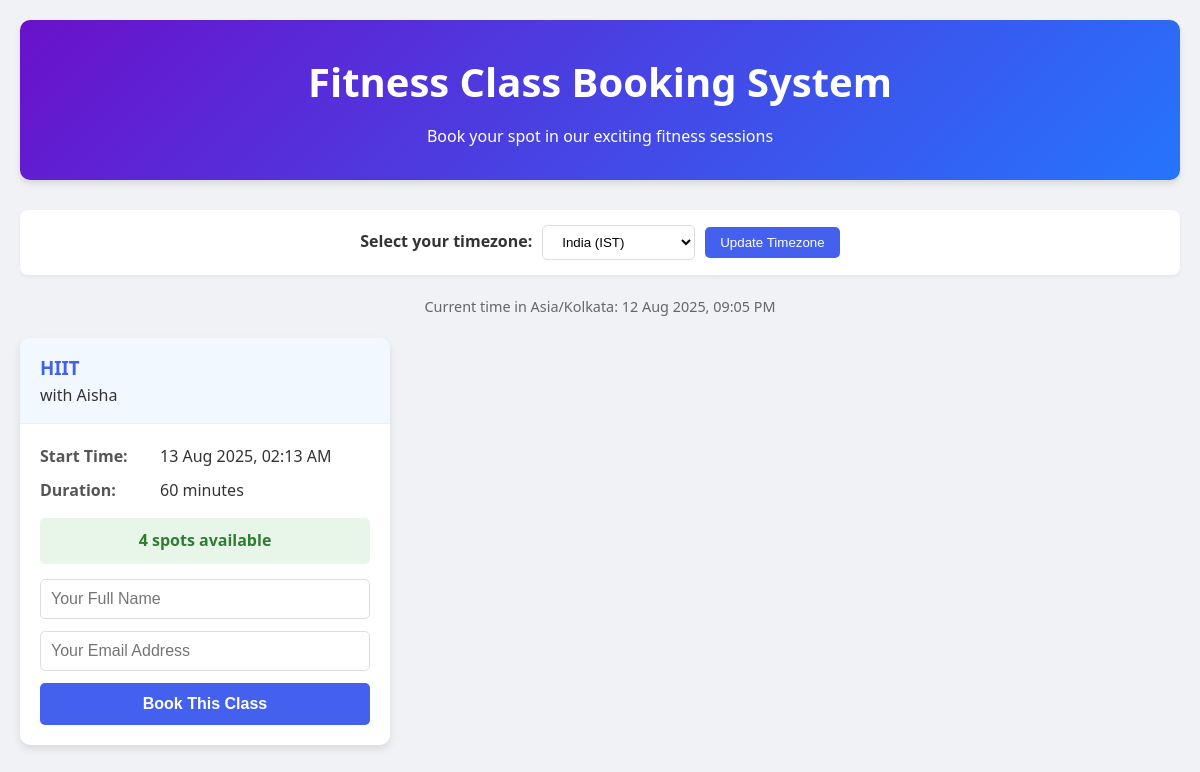
The app's page /, older data.
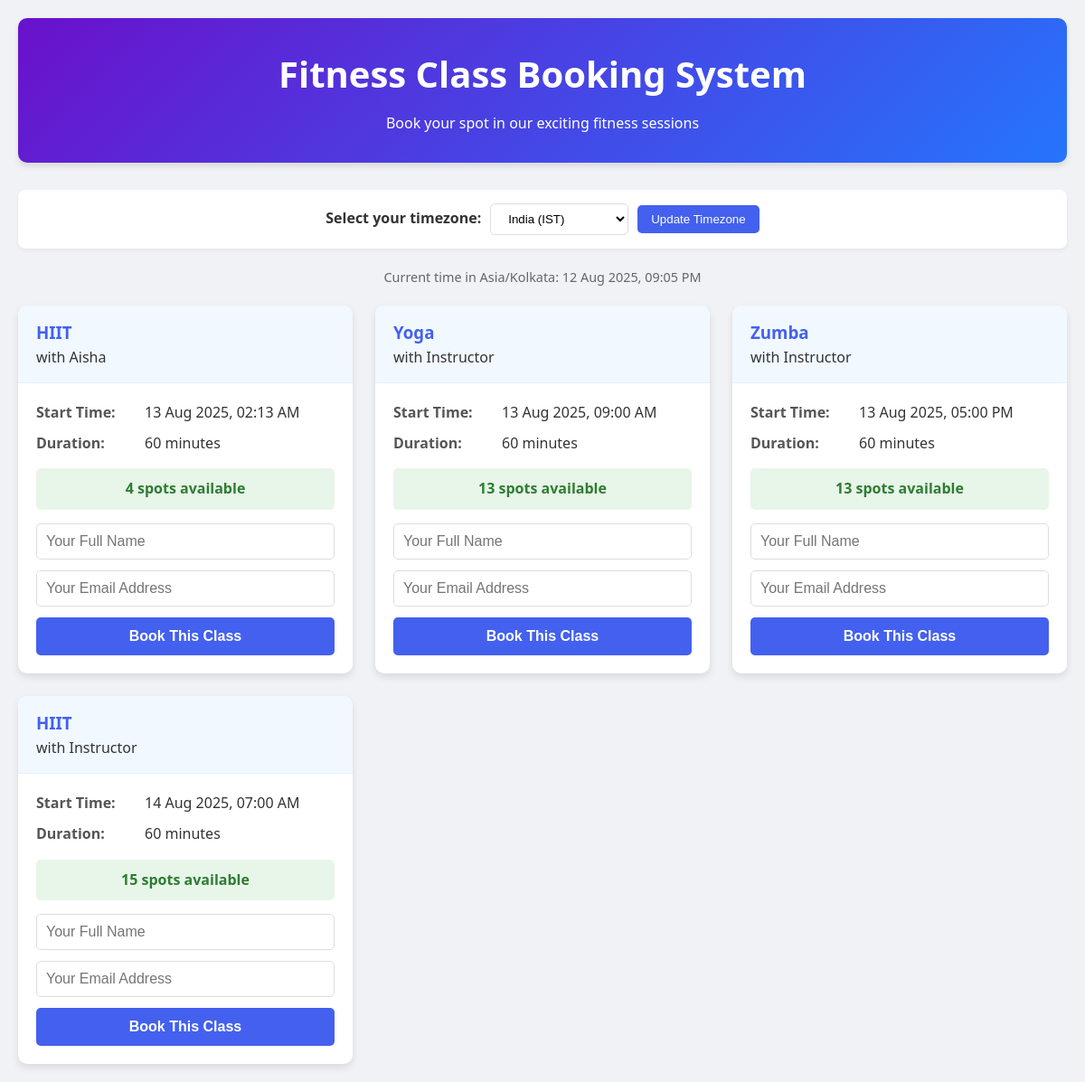
The same page, newer data.
### tables this page shows
CREATE TABLE classes (
    id INTEGER PRIMARY KEY AUTOINCREMENT,
    name TEXT NOT NULL,
    instructor TEXT NOT NULL,
    start_utc TEXT NOT NULL,
    capacity INTEGER NOT NULL
);

### main.py (the view)
@app.get("/", response_class=HTMLResponse)
def home(request: Request, tz: str = "Asia/Kolkata", message: str = None, status: str = None):
    try:
        target_tz = pytz.timezone(tz)
    except pytz.UnknownTimeZoneError:
        tz = "Asia/Kolkata"
        target_tz = pytz.timezone(tz)
    now_utc = datetime.now(pytz.UTC)
    classes_data = []
    for r in list_classes():
        class_start_utc = datetime.fromisoformat(r["start_utc"].replace('Z', '+00:00'))
        if class_start_utc < now_utc:
            continue
        local_start = class_start_utc.astimezone(target_tz)
        bookings = [b for b in _load_bookings() if b["class_id"] == r["id"]]
        available = max(0, r["capacity"] - len(bookings))
        classes_data.append({
            "id": r["id"],
            "name": r["name"],
            "instructor": r["instructor"],
            "start": local_start.strftime("%d %b %Y, %I:%M %p"),
            "available": available
        })
    classes_data.sort(key=lambda x: datetime.strptime(x["start"], "%d %b %Y, %I:%M %p"))
    return templates.TemplateResponse(
    "classes.html",
    {
        "request": request,
        "classes": classes_data,
        "current_tz": tz,
        "message": message,
        "status": status,
        "now": datetime.now(target_tz).strftime("%d %b %Y, %I:%M %p")
    }
)

### templates/classes.html (shortened to what this page needs)
<!DOCTYPE html>
<html lang="en">
<head>
</head>
<body>
    <div class="container">
        <header>
            <h1>Fitness Class Booking System</h1>
            <p>Book your spot in our exciting fitness sessions</p>
        </header>
        <div class="timezone-selector">
            <label for="timezone">Select your timezone:</label>
            <select id="timezone" name="timezone">
                <option value="Asia/Kolkata" {% if current_tz == "Asia/Kolkata" %}selected{% endif %}>India (IST)</option>
            </select>
            <button onclick="updateTimezone()">Update Timezone</button>
        </div>
        <div class="current-time">
            Current time in {{ current_tz }}: {{ now }}
        </div>
        {% if classes %}
        <div class="cards-container">
            {% for c in classes %}
            <div class="class-card">
                <div class="class-header">
                    <h3>{{ c.name }}</h3>
                    <p>with {{ c.instructor }}</p>
                </div>
                <div class="class-body">
                    <div class="class-info">
                        <div>
                            <strong>Start Time:</strong>
                            <span>{{ c.start }}</span>
                        </div>
                        <div>
                            <strong>Duration:</strong>
                            <span>60 minutes</span>
                        </div>
                    </div>
                    <div class="availability {% if c.available > 0 %}available{% else %}full{% endif %}">
                        {% if c.available > 0 %}
                            {{ c.available }} spot{{ 's' if c.available > 1 }} available
                        {% else %}
                            Class is fully booked
                        {% endif %}
                    </div>
                    {% if c.available > 0 %}
                    <form class="booking-form">
                        <input type="text" name="name" placeholder="Your Full Name" required>
                        <input type="email" name="email" placeholder="Your Email Address" required>
                        <button type="submit">Book This Class</button>
                    </form>
                    {% else %}
                    <p style="text-align:center; color:#999;">This class is currently full. Please check back later.</p>
                    {% endif %}
                </div>
            </div>
            {% endfor %}
        </div>
        {% else %}
        <p style="text-align:center; font-size: 18px; color: #666;">No upcoming classes available at this time.</p>
        <p style="text-align:center; color: #999;">Please check back later for new class schedules.</p>
        {% endif %}
    </div>
</body>
</html>

### templates/classes.html (style rules this page uses)
:root { --primary: #4361ee; --secondary: #3f37c9; --success: #4cc9f0; --danger: #f72585; --warning: #f8961e; --light: #f8f9fa; --dark: #212529; }
* { box-sizing: border-box; margin: 0; padding: 0; }
body { font-family: 'Segoe UI', Tahoma, Geneva, Verdana, sans-serif; background-color: #f0f2f5; color: #333; line-height: 1.6; }
.container { max-width: 1200px; margin: auto; padding: 20px; }
header { text-align: center; margin-bottom: 30px; padding: 30px 20px; background: linear-gradient(135deg, #6a11cb 0%, #2575fc 100%); color: white; border-radius: 10px; box-shadow: 0 4px 6px rgba(0,0,0,0.1); }
header h1 { font-size: 2.5rem; margin-bottom: 10px; }
.timezone-selector { display: flex; justify-content: center; gap: 10px; margin-bottom: 20px; align-items: center; background-color: white; padding: 15px; border-radius: 8px; box-shadow: 0 2px 4px rgba(0,0,0,0.05); }
.timezone-selector label { font-weight: bold; }
.timezone-selector select { padding: 8px 15px; border-radius: 5px; border: 1px solid #ddd; background-color: white; }
.timezone-selector button { padding: 8px 15px; background-color: var(--primary); color: white; border: none; border-radius: 5px; cursor: pointer; transition: background-color 0.3s; }
.current-time { text-align: center; margin: 10px 0; font-size: 0.9rem; color: #666; }
.cards-container { display: grid; grid-template-columns: repeat(auto-fill, minmax(350px, 1fr)); gap: 25px; margin-top: 20px; }
.class-card { background: white; border-radius: 10px; overflow: hidden; box-shadow: 0 4px 8px rgba(0,0,0,0.1); transition: transform 0.3s ease, box-shadow 0.3s ease; }
.class-header { padding: 15px 20px; background-color: #f1f8ff; border-bottom: 1px solid #e3f2fd; }
.class-header h3 { margin: 0; color: var(--primary); }
.class-body { padding: 20px; }
.class-info { margin-bottom: 15px; }
.class-info div { margin-bottom: 8px; display: flex; }
.class-info strong { width: 120px; color: #555; }
.booking-form { display: flex; flex-direction: column; gap: 12px; }
.booking-form input { padding: 10px; border: 1px solid #ddd; border-radius: 5px; font-size: 16px; }
.booking-form button { padding: 12px; background-color: var(--primary); color: white; border: none; border-radius: 5px; font-weight: bold; font-size: 16px; transition: background-color 0.3s; }
.availability { font-weight: bold; padding: 10px; text-align: center; border-radius: 5px; margin-bottom: 15px; }
.available { background-color: #e8f5e9; color: #2e7d32; }

Row changes from the older to the newer data that the page shows:
added classes: name "Yoga", instructor "Instructor", start "13 Aug 2025, 09:00 AM", available "13", available "s"
added classes: name "Zumba", instructor "Instructor", start "13 Aug 2025, 05:00 PM", available "13", available "s"
added classes: name "HIIT", instructor "Instructor", start "14 Aug 2025, 07:00 AM", available "15", available "s"
